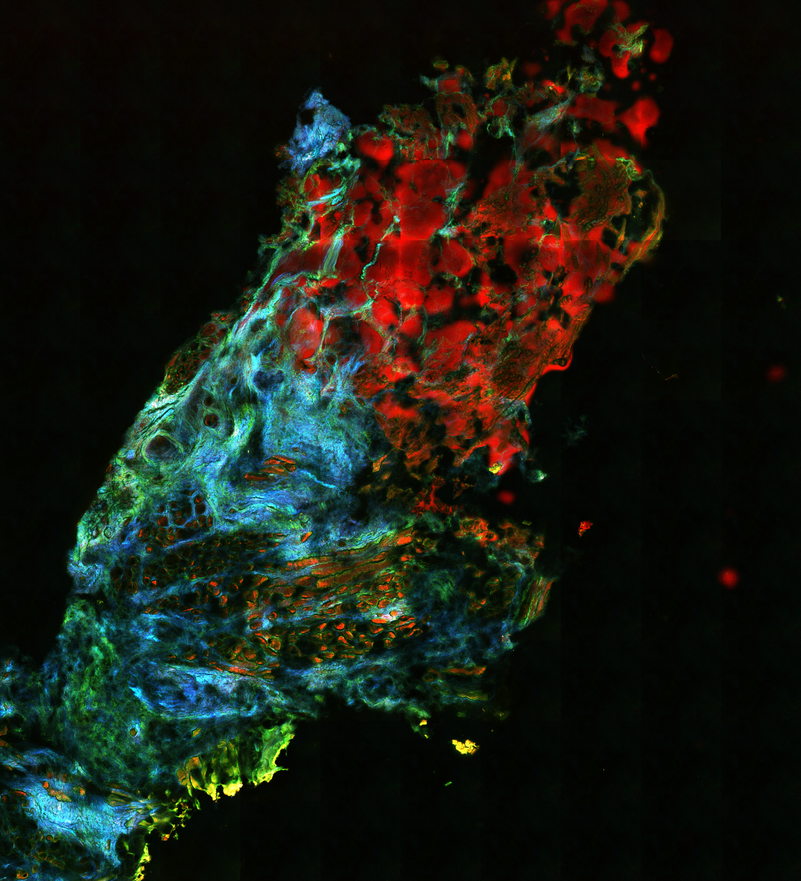
#> input picture Chemometrics/example_image.png, 801 x 881 px, shrunk from 1350 x 1485 before the run
$ jupyter execute --allow-errors Chemometrics_seminar_6.ipynb
#> lines starting #> are read from the running program, lines starting #| are printed output that depends on the picture
[cell 1]
import numpy as np
import matplotlib.pyplot as plt
import pandas as pd
from sklearn.decomposition import PCA

# Q1: Please perform K-Means with k=3, 5, 7, 9 for the spectral data as shown below (see ”example_spec.csv”) and plot the results.

#> (a cell that did not finish here is left out)

#> (a cell that did not finish here is left out)

[cell 4]
### perform k-Means
from sklearn.cluster import KMeans

n_cluster = 3  ## k = 3
#> (the rest of this cell did not finish here and is left out)

#> (a cell that did not finish here is left out)

[cell 6]
### plot cluster centers
colors = ['red', 'green', 'blue']
gap = 0.05
#> (the rest of this cell did not finish here and is left out)

#> (a cell that did not finish here is left out)

[cell 8]
### plot everything in one figure
fig, ax = plt.subplots(1, 2, figsize=(12, 5))

### plot scores at left side
#> (the rest of this cell did not finish here and is left out)

# Q2: Please perform K-Means with k=3, 5, 7, 9 for the image data ”example_image.png” (see plot below) and plot the results.

[cell 9]
### read and display the image
import skimage as ski
image = ski.io.imread('example_image.png')
#> image is the input picture: shape (881, 801, 3); mean R, G, B 25.3, 28.5, 19.5
plt.imshow(image)
plt.axis('off')

[cell 10]
im_shape = image.shape
#> im_shape = (881, 801, 3)
im_shape
#> Out = (881, 801, 3)

[cell 11]
### clustering

### first unfold image into rows*features
image_2d = image.reshape((im_shape[0]*im_shape[1], 3))

### do k-means
n_cluster = 3  ## k = 3
kmeans_im = KMeans(n_clusters=n_cluster, random_state=0).fit(image_2d)
cluster_im = kmeans_im.labels_
cluster_im.shape
#> Out = (705681,)

[cell 12]
### fold cluster results back into image and display the results
cluster_im2D = cluster_im.reshape( (im_shape[0], im_shape[1]) )
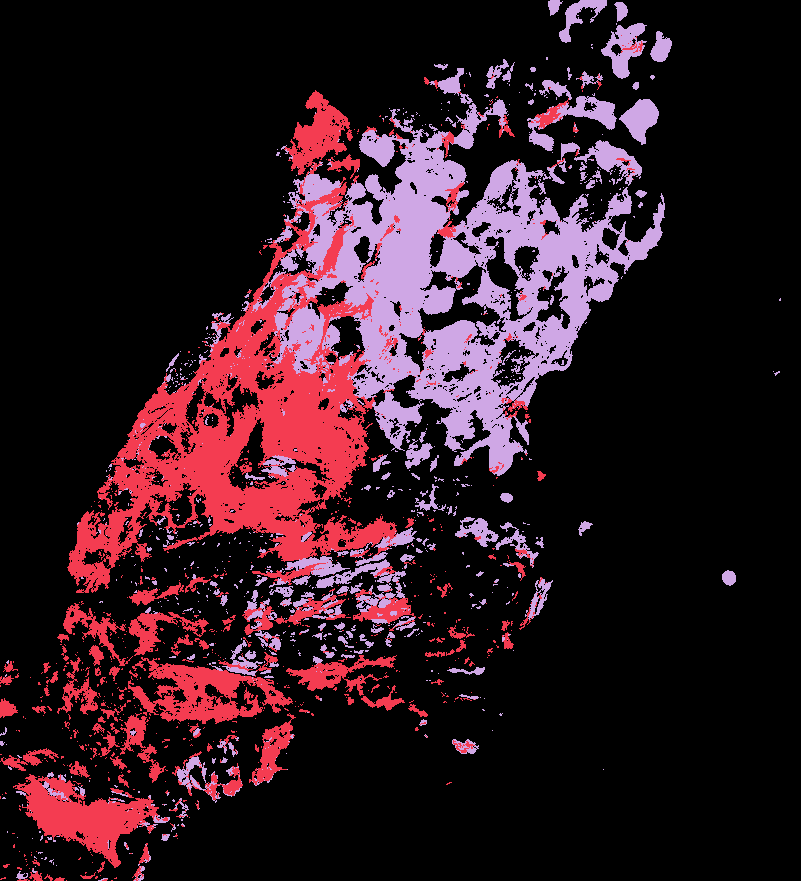
#> cluster_im2D: shape (881, 801) int32; 3 distinct labels, from 0 to 2; one colour per label, 0 black
r_cluster = plt.imshow(cluster_im2D, cmap='rainbow')
plt.axis('off')
cbar = plt.colorbar(r_cluster, ticks=np.arange(n_cluster))
cbar.set_label("Cluster")
plt.title(str(n_cluster)+ '-Means Clustering')
plt.show()
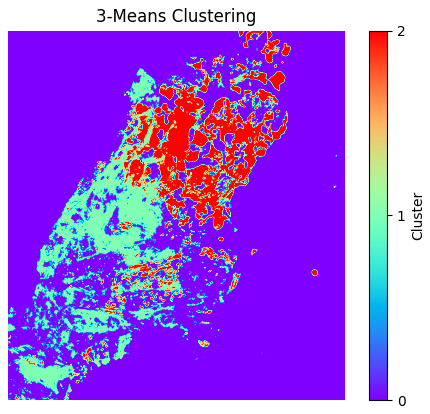
#> figure drawn by matplotlib, 2 panels

[cell 13]
### plot everything in one figure
fig, ax = plt.subplots(1, 2, figsize=(10, 5))
ax[0].imshow(image)
ax[0].axis('off')
ax[0].set_title('Original image')

r_cluster = ax[1].imshow(cluster_im2D, cmap='rainbow')
ax[1].axis('off')
ax[1].set_title(str(n_cluster)+ '-Means Clustering')

cbar_ax = fig.add_axes([1, 0.15, 0.02, 0.7])
cbar = plt.colorbar(r_cluster, ticks=np.arange(n_cluster), shrink=0.75, cax=cbar_ax)
cbar.set_label("Cluster")

plt.tight_layout()
plt.show()
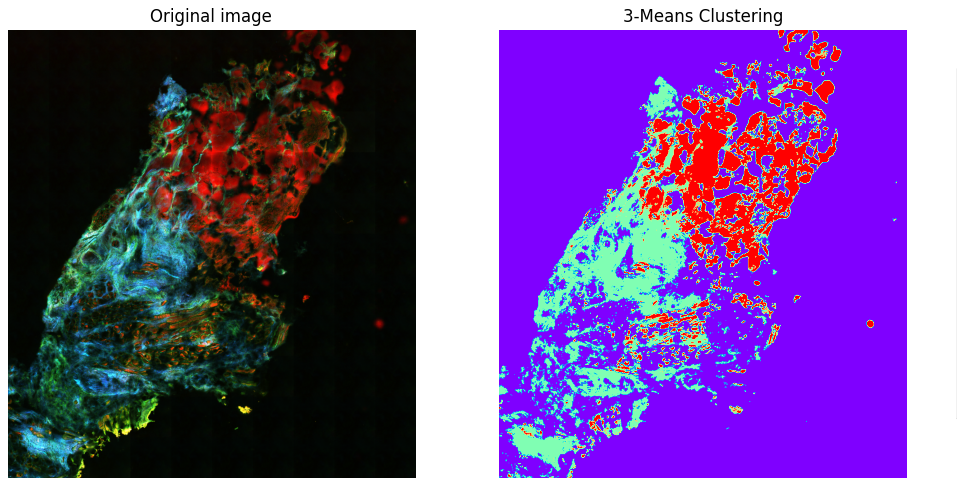
#> figure drawn by matplotlib, 3 panels
